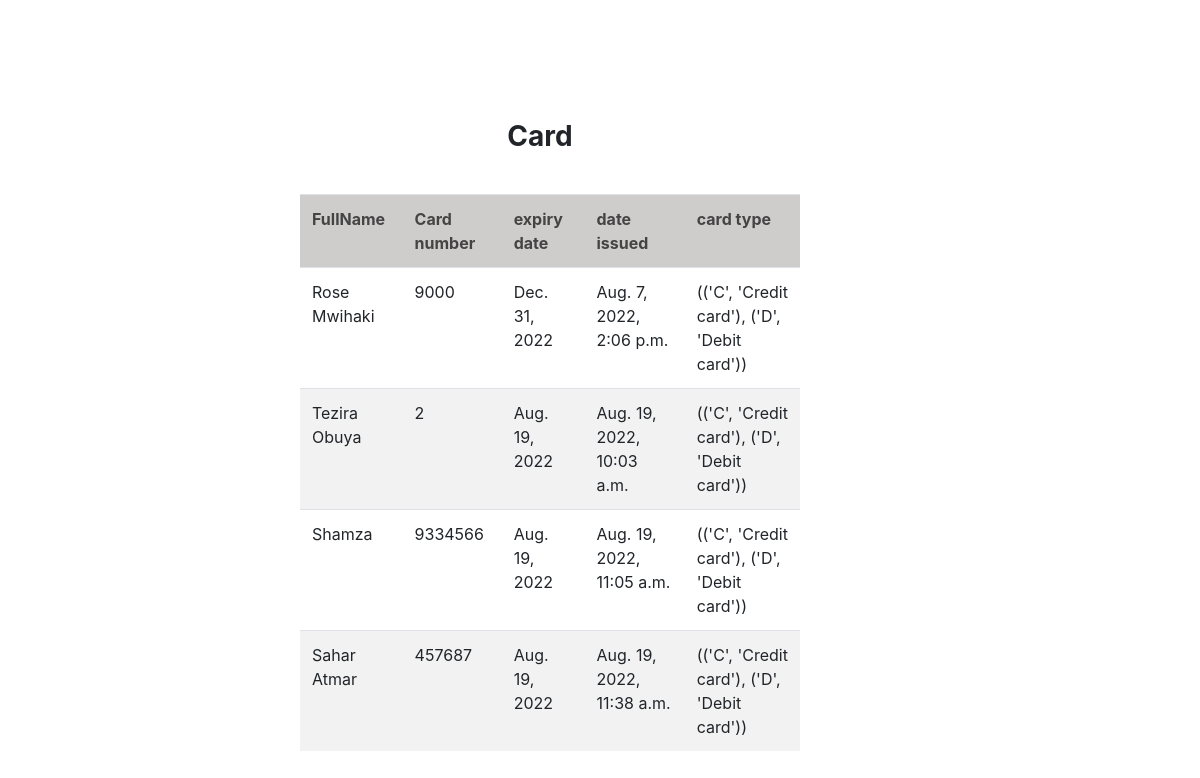
Page /wallet/cards/ on the committed database.
### wallet/models.py (models this page shows)
class Card(models.Model):
    cardholder_number = models.IntegerField()
    expiry_date = models.DateField(default=datetime.now)
    cardholder_name= models.CharField(max_length=30,null=True)
    date_issued = models.DateTimeField(default=datetime.now)
    CARD_TYPE_CHOICES = (
        ('C','Credit card'),
        ('D','Debit card'),
    )
    card_type = models.CharField(max_length=25,choices=CARD_TYPE_CHOICES, null=True)
    card_status = models.CharField(max_length=20,null=True)
    CVV_Security_code = models.IntegerField(null=True)
    wallet = models.ForeignKey(Wallet, on_delete=models.CASCADE,null=True)
    account = models.ForeignKey(Account, on_delete=models.CASCADE,null=True)
    issuer = models.CharField(max_length=20,null=True)

### wallet/views.py (the view)
# urls.py: path("cards/", views.list_card,name="card_list"),
def list_card(request):
    cards=models.Card.objects.all()
    return render(request,"wallet/card_list.html",{"cards":cards})

### wallet/templates/wallet/card_list.html (shortened to what this page needs)
<!doctype html>
<html lang="en">
  <head>
    <link rel="stylesheet" href="https://cdn.jsdelivr.net/npm/bootstrap@4.3.1/dist/css/bootstrap.min.css">
  </head>
  <body>
    <h3> Card</h3>
    <table class="table table-striped table-hover" style="width: 500px;">
            <th>FullName</th>
            <th>Card number</th>
            <th>expiry date</th>
            <th>date issued</th>
            <th>card type</th>
        {% for card in cards %}
        <tr>
                <td>{{ card.cardholder_name }}</td>
                <td>{{ card.cardholder_number }}</td>
                <td>{{ card.expiry_date }}</td>
                <td>{{ card.date_issued }}</td>
                <td>{{ card.CARD_TYPE_CHOICES }}</td>
        </tr>
    {%endfor%}
    </table>
  </body>
</html>

### wallet/templates/wallet/card_list.html (style rules this page uses)
table { margin-top: 40px; margin-left: 300px; margin-right: 120px; }
h3 { text-align: center; font-weight: bold; padding-top:120px ; padding-right: 120px; }
th { background-color: rgb(207, 204, 204); color: rgb(68, 68, 68); }

### rows in the picture
Card: cardholder_name "Rose Mwihaki", cardholder_number "9000", expiry_date "Dec. 31, 2022", date_issued "Aug. 7, 2022, 2:06 p.m.", CARD_TYPE_CHOICES "(('C', 'Credit card'), ('D', 'Debit card'))"
Card: cardholder_name "Tezira Obuya", cardholder_number "2", expiry_date "Aug. 19, 2022", date_issued "Aug. 19, 2022, 10:03 a.m.", CARD_TYPE_CHOICES "(('C', 'Credit card'), ('D', 'Debit card'))"
Card: cardholder_name "Shamza", cardholder_number "9334566", expiry_date "Aug. 19, 2022", date_issued "Aug. 19, 2022, 11:05 a.m.", CARD_TYPE_CHOICES "(('C', 'Credit card'), ('D', 'Debit card'))"
Card: cardholder_name "Sahar Atmar", cardholder_number "457687", expiry_date "Aug. 19, 2022", date_issued "Aug. 19, 2022, 11:38 a.m.", CARD_TYPE_CHOICES "(('C', 'Credit card'), ('D', 'Debit card'))"
